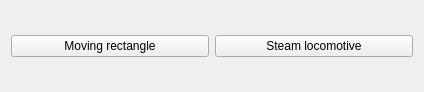
<?xml version="1.0" encoding="UTF-8"?>
<ui version="4.0">
 <class>Widget</class>
 <widget class="QWidget" name="Widget">
  <property name="geometry">
   <rect>
    <x>0</x>
    <y>0</y>
    <width>424</width>
    <height>92</height>
   </rect>
  </property>
  <property name="windowTitle">
   <string>Widget</string>
  </property>
  <layout class="QGridLayout" name="gridLayout">
   <item row="1" column="1">
    <widget class="QPushButton" name="pushButton_SteamLocomotive">
     <property name="text">
      <string>Steam locomotive</string>
     </property>
    </widget>
   </item>
   <item row="0" column="0" colspan="2">
    <spacer name="horizontalSpacer">
     <property name="orientation">
      <enum>Qt::Horizontal</enum>
     </property>
     <property name="sizeType">
      <enum>QSizePolicy::Fixed</enum>
     </property>
     <property name="sizeHint" stdset="0">
      <size>
       <width>400</width>
       <height>10</height>
      </size>
     </property>
    </spacer>
   </item>
   <item row="1" column="0">
    <widget class="QPushButton" name="pushButton_MovingRectangle">
     <property name="text">
      <string>Moving rectangle</string>
     </property>
    </widget>
   </item>
   <item row="2" column="0" colspan="2">
    <spacer name="horizontalSpacer_2">
     <property name="orientation">
      <enum>Qt::Horizontal</enum>
     </property>
     <property name="sizeType">
      <enum>QSizePolicy::Fixed</enum>
     </property>
     <property name="sizeHint" stdset="0">
      <size>
       <width>400</width>
       <height>10</height>
      </size>
     </property>
    </spacer>
   </item>
  </layout>
 </widget>
 <resources/>
 <connections/>
</ui>
